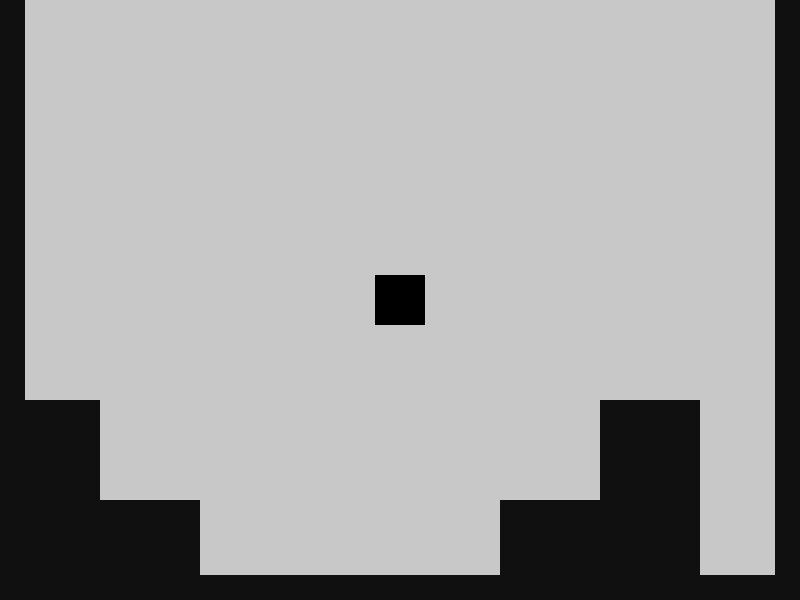
Frame 1 (no input)
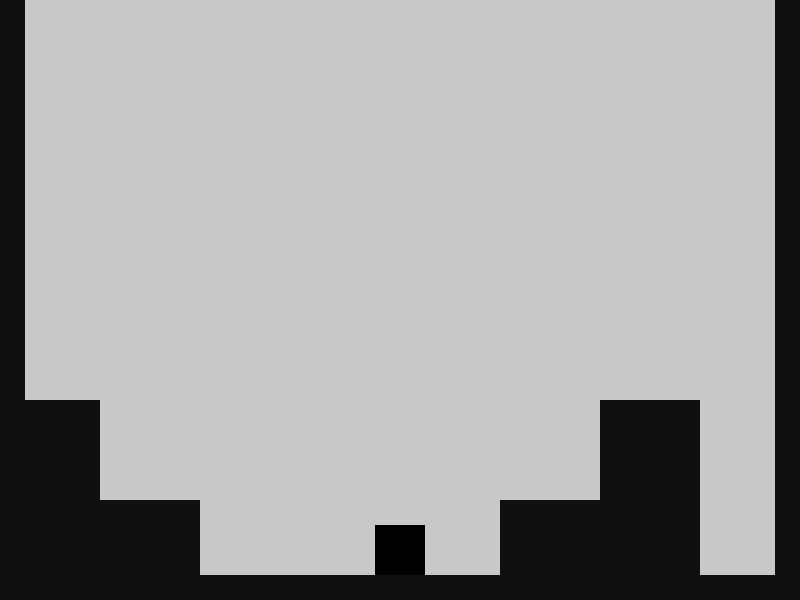
Frame 60 (the mouse pressed at the canvas centre just before this capture)
Frame 120 (the mouse held since frame 60 and released just before this capture): identical to frame 60, image omitted

The Processing sketch that drew these frames (run headless with seeded random() and noise(); from frame 60 on, the mouse is pressed at the canvas centre):

// Processing sketch: prueba_juego_4
// ── prueba_juego_4.pde
int rects = 7, trash1 = 0;
boolean trash2;
rectangulo jugador = new rectangulo(375, 275);

float[][] lvl1 = { {0, 575, 800, 25}, {0, 0, 25, 600}, {775, 0, 25, 600}, {0, 400, 100, 200}, {500, 500, 100, 100}, {100, 500, 100, 100}, {600, 400, 100, 200} };
rectangulo[] nivel = new rectangulo[rects];



void setup(){
  size(800, 600);
  noStroke();

}

void draw(){
  background(200);
  jugador.build(50, 50, #000000);
  jugador.mover();
  for(int i=0; i<rects; i++){
    nivel[i] = new rectangulo(lvl1[i][0], lvl1[i][1]);
    nivel[i].build(lvl1[i][2], lvl1[i][3], #101010);
    if(nivel[i].colisionY(jugador)){
      jugador.grav = false;
      jugador.vy = 0;
      jugador.y = nivel[i].y - jugador.al;
    } else jugador.grav = true;
    if(nivel[i].colisionXizq(jugador)){
      jugador.x = nivel[i].x - jugador.an;
      jugador.vx = 0;
    }
    if(nivel[i].colisionXder(jugador)){
      jugador.x = nivel[i].x + nivel[i].an;
      jugador.vx = 0;
    }
  }
}


void keyPressed(){
  if(key == 'R' ||key == 'r'){
    jugador.x = width/2 - 25;
    jugador.y = height/2 - 25;
    jugador.grav = true;
  }
  if(key == CODED){
    for(int i=0; i<rects; i++){
      nivel[i] = new rectangulo(lvl1[i][0], lvl1[i][1]);
      nivel[i].build(lvl1[i][2], lvl1[i][3], #101010);
      if(nivel[i].colisionY(jugador)){
        jugador.grav = false;
        jugador.vy = 0;
        jugador.y = nivel[i].y - jugador.al;
      } else jugador.grav = true;
      if(nivel[i].colisionXizq(jugador)){
        jugador.x = nivel[i].x - jugador.an;
        jugador.vx = 0;
      }
      if(nivel[i].colisionXder(jugador)){
        jugador.x = nivel[i].x + nivel[i].an;
        jugador.vx = 0;
      }
    }
    if(keyCode == RIGHT){
      jugador.vx = 8;
    }
    if(keyCode == LEFT){
      jugador.vx = -8;
    }
    if(keyCode == UP){
      if(jugador.vy == 0){
        jugador.vy = -15;
        jugador.grav = true;
      }
    }
  }
}

void keyReleased(){
  if(key == CODED){
    if(keyCode == RIGHT||keyCode == LEFT)jugador.vx=0;
  }
}
// ── clases.pde
class rectangulo{
  float x, y, vx, vy, a=1, an, al;
  boolean grav = true;
  
  rectangulo(float tempX, float tempY){
    x=tempX;
    y=tempY;
  }
  void build(float ancho, float alto, int rgb){
    fill(rgb);
    rect(x, y, ancho, alto);
    al = alto;
    an = ancho;
  }
  
  void mover(){
    x= x + vx;
    if(grav){
      vy= vy + a;
    }
    y= y + vy;
  }
  
  boolean colisionY(rectangulo otro){
    boolean c = false;
    if (otro.y + otro.al >= y - otro.vy && otro.y + otro.al <= y + al){
      if( otro.x >= x - (otro.an - 10) && otro.x <= x + an - 10){
        c = true;
      }
    }
    return c;
  }
  boolean colisionXizq(rectangulo otro){
    boolean c = false;
    if (otro.y >= y && otro.y + otro.al <= y + al){
      if( otro.x + otro.an >= x && otro.x + otro.an <= x + otro.vx){
        c = true;
      }
    }
    return c;
  }
  boolean colisionXder(rectangulo otro){
    boolean c = false;
    if (otro.y >= y && otro.y + otro.al <= y + al){
      if( otro.x <= x + an && otro.x >= x + an + otro.vx){
        c = true;
      }
    }
    return c;
  }
}
